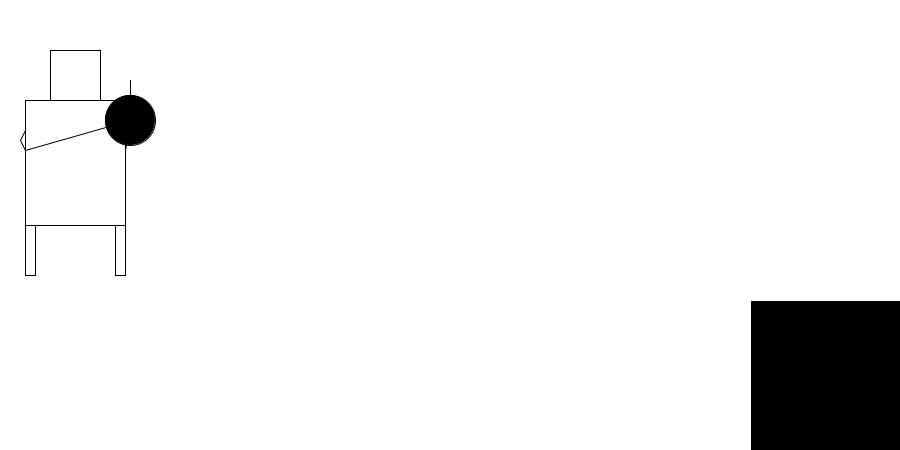
Frame 1 (no input)
Frame 60 (the mouse pressed at the canvas centre just before this capture): identical to frame 1, image omitted
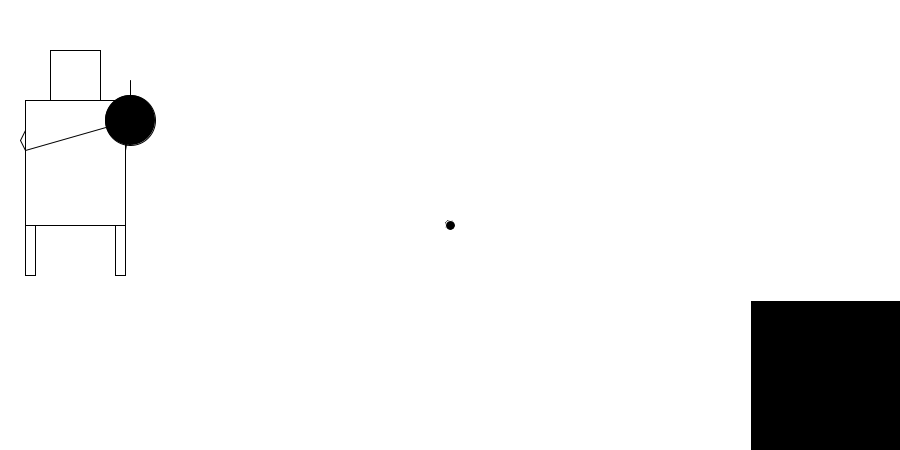
Frame 120 (the mouse held since frame 60 and released just before this capture)

The Processing sketch that drew these frames (run headless with seeded random() and noise(); from frame 60 on, the mouse is pressed at the canvas centre):

// Processing sketch: processing_56641
// ── processing_56641.pde

void setup() {
  size(900, 450);
  background(255);
  rect (115, 225, 10, 50);
  rect (25, 225, 10,50);
  rect (50,50,50,50);
  rect (25, 100 ,100 ,125);
  line (25, 150, 130,120);
  line (25, 150, 20, 140);
  line (20, 140, 25, 130);
  line (125, 150, 130, 120);
  line (130, 120, 130, 80);
  fill (0);
  ellipse (130, 120, 50 ,50);
}

void draw() {
  stroke(255);
  fill(0);
  if(mousePressed == true) {
    ellipse(mouseX, mouseY, 10, 10);
  }
  rect(width, height, -150,-150);
}
